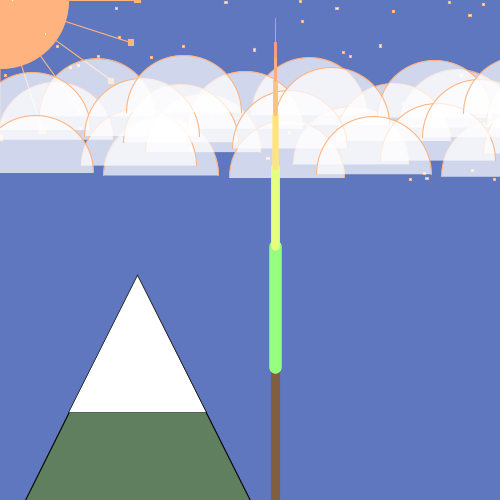
Frame 1 (no input)
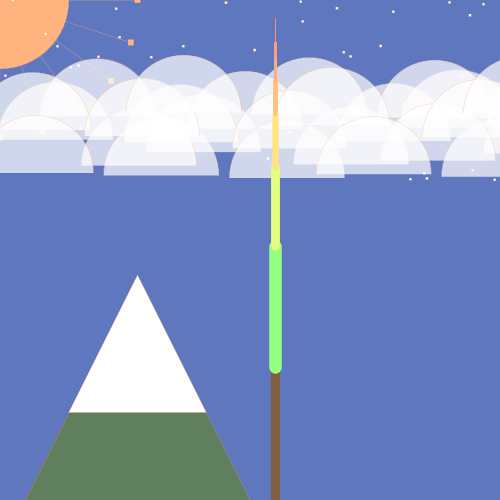
Frame 60 (the mouse pressed at the canvas centre just before this capture)
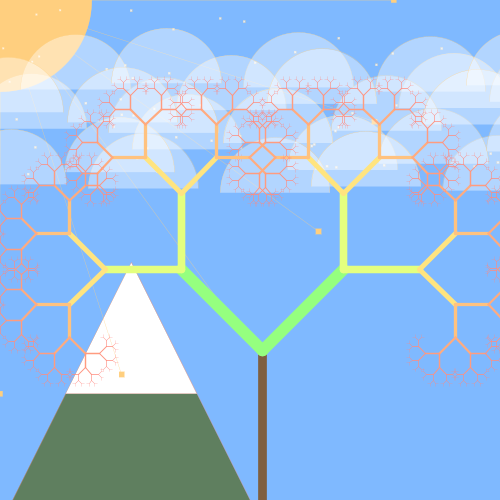
Frame 120 (the mouse held since frame 60 and released just before this capture)

The Processing sketch that drew these frames (run headless with seeded random() and noise(); from frame 60 on, the mouse is pressed at the canvas centre):

// Processing sketch: processing_144435
// ── processing_144435.pde

// Fractal tree, inspired by Daniel Shiffman's example: http://processing.org/examples/tree.html 

// These variables are declared here in order to be globally accessible
float angleInRadians;
float x;
float y;

void setup() {
  size(500, 500);
  frameRate(30);
  colorMode(HSB, 360, 100, 100);
}

void draw() {
// Layer 1: Sky
  float skyHue = map(mouseX, 0, width, 225, 200);
  float skyTime = map(mouseX, 0, width, 75, 125);
  background(skyHue, 50, skyTime); // Dude - try removing this! o_O
  
// Layer 2: Mountains
  mountains();

// Layer 3.1: Sun rays
float sunHue = map(mouseX, 0, width, 25, 50);
float reach = map(mouseY, 0, height, 5, 15);
  for(int i = 0; i<360; i+=18) {
    rectMode(CENTER);
    float x = cos(radians(i));
    float y = sin(radians(i));
    stroke(sunHue, 50, 100);
    fill(sunHue, 50, 100);
    line(0, 0, x*sunHue*reach, y*sunHue*reach);
    rect(x*sunHue*reach, y*sunHue*reach, 5, 5);
  }

// Layer 3.2: Sun
  fill(sunHue, 50, 100);
  ellipse(0, 0, width/4+(mouseX/5), width/4+(mouseX/5));

// Layer 4: Randomly placed stars
  int numberOfStars = 50;
  int starMovement = (int) mouseX/10;
  float starVisibility = map(mouseX, 0, width, 360, 0);
  randomSeed(starMovement);
  for (int i = 0; i<=numberOfStars; i++) {
    float xpos = random(500);
    float ypos = random(height/3);
    fill(0, 0, 100, starVisibility);
    rect(xpos, ypos, 2, 2);
  }

// Layer 5: Clouds
  int numberOfClouds = 25;
  float cloudTransparency = map(mouseX, 0, width, 180, 25);
  for (int i = 0; i<=numberOfClouds; i++) {
    randomSeed(i);
    float cloudSize = random(90, 110);
    float cloudPosX = random(0-(mouseX/10), width+(mouseX/10));
    float cloudPosY = random(100-(mouseX/10), (height/3)+(mouseX/10));
    fill(0, 0, 100, cloudTransparency);
    arc(cloudPosX, cloudPosY, cloudSize, cloudSize, PI, TWO_PI);
  }

// Layer 6: Fractal tree! This is the base - the rest is in drawBranches()
  float base = height/3;
  int minAngle = 0; 
  int maxAngle = 90;
  float angle = map(mouseX, 0, width, minAngle, maxAngle);
  angleInRadians = radians(angle);

  translate(width/2, height); // Move to the bottom centre of the screen
  strokeWeight(base/20);
  stroke(30, 50, 50);
  line(0, 0, 0, -base);
  translate(0, -base); // Move to the end of the line, and start making branches!
  drawBranches(base);
}

void drawBranches(float branchLength) {
  branchLength *= 0.66;
  float branchThickness = branchLength/10;

  if (branchLength > 2) {
    // All the branches that go to the right
    strokeWeight(branchThickness);
    stroke(branchLength, 50, 100);
    pushMatrix();
    rotate(angleInRadians);
    line(0, 0, 0, -branchLength);
    translate(0, -branchLength);
    drawBranches(branchLength);
    popMatrix();

    // Rotation direction changes - everything else stays
    strokeWeight(branchThickness);
    stroke(branchLength, 50, 100);
    pushMatrix();
    rotate(-angleInRadians);
    line(0, 0, 0, -branchLength);
    translate(0, -branchLength);
    drawBranches(branchLength);
    popMatrix();
  }
}

void mountains() {
  float mountainSize = map(mouseX, 0, width, 1.1, 1.0);
  scale(mountainSize);
  fill(120, 25, 50);
  triangle(0, height, width/4, height/2, width/2, height);
  fill(0, 0, 100);
  
  scale(0.5);
  pushMatrix();
  translate(125, height/2);
  triangle(0, height, width/4, height/2, width/2, height);
  popMatrix();
  scale(2);
}
